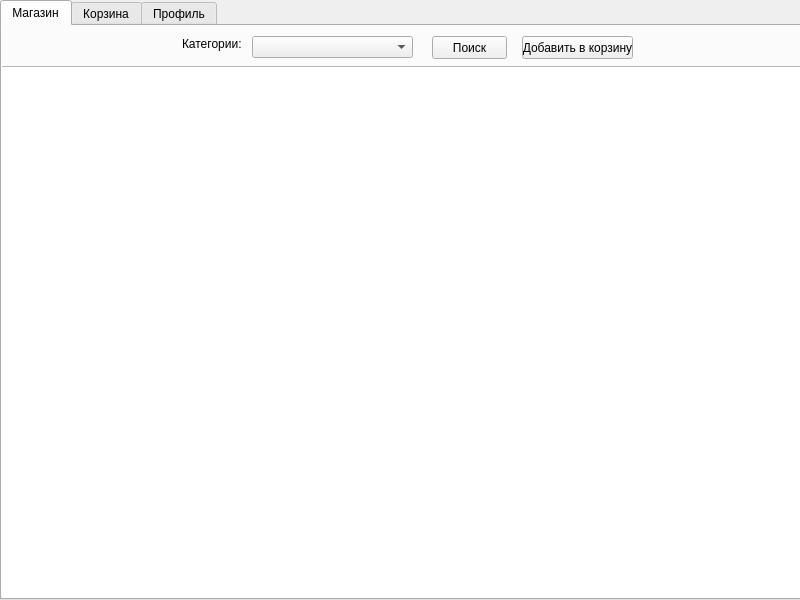
<?xml version="1.0" encoding="UTF-8"?>
<ui version="4.0">
 <class>MainWindow</class>
 <widget class="QMainWindow" name="MainWindow">
  <property name="geometry">
   <rect>
    <x>0</x>
    <y>0</y>
    <width>800</width>
    <height>600</height>
   </rect>
  </property>
  <property name="minimumSize">
   <size>
    <width>800</width>
    <height>600</height>
   </size>
  </property>
  <property name="maximumSize">
   <size>
    <width>800</width>
    <height>600</height>
   </size>
  </property>
  <property name="windowTitle">
   <string>MainWindow</string>
  </property>
  <widget class="QWidget" name="centralwidget">
   <widget class="QTabWidget" name="tabWidget">
    <property name="enabled">
     <bool>true</bool>
    </property>
    <property name="geometry">
     <rect>
      <x>0</x>
      <y>0</y>
      <width>802</width>
      <height>600</height>
     </rect>
    </property>
    <property name="currentIndex">
     <number>0</number>
    </property>
    <property name="documentMode">
     <bool>false</bool>
    </property>
    <property name="tabsClosable">
     <bool>false</bool>
    </property>
    <property name="movable">
     <bool>false</bool>
    </property>
    <widget class="QWidget" name="tab_market">
     <attribute name="title">
      <string>Магазин</string>
     </attribute>
     <widget class="QPushButton" name="btn_search">
      <property name="geometry">
       <rect>
        <x>430</x>
        <y>10</y>
        <width>75</width>
        <height>23</height>
       </rect>
      </property>
      <property name="text">
       <string>Поиск</string>
      </property>
     </widget>
     <widget class="QComboBox" name="cmb_categories">
      <property name="enabled">
       <bool>true</bool>
      </property>
      <property name="geometry">
       <rect>
        <x>250</x>
        <y>10</y>
        <width>161</width>
        <height>22</height>
       </rect>
      </property>
     </widget>
     <widget class="QTableWidget" name="tableWidget_market">
      <property name="enabled">
       <bool>true</bool>
      </property>
      <property name="geometry">
       <rect>
        <x>-1</x>
        <y>40</y>
        <width>800</width>
        <height>541</height>
       </rect>
      </property>
      <property name="acceptDrops">
       <bool>false</bool>
      </property>
      <property name="editTriggers">
       <set>QAbstractItemView::NoEditTriggers</set>
      </property>
      <property name="rowCount">
       <number>0</number>
      </property>
     </widget>
     <widget class="QLabel" name="label">
      <property name="geometry">
       <rect>
        <x>180</x>
        <y>10</y>
        <width>61</width>
        <height>16</height>
       </rect>
      </property>
      <property name="text">
       <string>Категории:</string>
      </property>
     </widget>
     <widget class="QPushButton" name="btn_add_to_basket">
      <property name="geometry">
       <rect>
        <x>520</x>
        <y>10</y>
        <width>111</width>
        <height>23</height>
       </rect>
      </property>
      <property name="text">
       <string>Добавить в корзину</string>
      </property>
     </widget>
    </widget>
    <widget class="QWidget" name="tab_basket">
     <attribute name="title">
      <string>Корзина</string>
     </attribute>
     <widget class="QTableWidget" name="tableWidget_basket">
      <property name="geometry">
       <rect>
        <x>20</x>
        <y>70</y>
        <width>511</width>
        <height>351</height>
       </rect>
      </property>
     </widget>
     <widget class="QLabel" name="label_2">
      <property name="geometry">
       <rect>
        <x>30</x>
        <y>40</y>
        <width>51</width>
        <height>16</height>
       </rect>
      </property>
      <property name="text">
       <string>Корзина:</string>
      </property>
     </widget>
     <widget class="QPushButton" name="btn_order">
      <property name="geometry">
       <rect>
        <x>550</x>
        <y>400</y>
        <width>75</width>
        <height>23</height>
       </rect>
      </property>
      <property name="text">
       <string>Оформить</string>
      </property>
     </widget>
     <widget class="QPushButton" name="btn_delete">
      <property name="geometry">
       <rect>
        <x>550</x>
        <y>360</y>
        <width>75</width>
        <height>23</height>
       </rect>
      </property>
      <property name="text">
       <string>Удалить</string>
      </property>
     </widget>
     <widget class="QPushButton" name="btn_reset">
      <property name="geometry">
       <rect>
        <x>550</x>
        <y>320</y>
        <width>75</width>
        <height>23</height>
       </rect>
      </property>
      <property name="text">
       <string>Сбросить</string>
      </property>
     </widget>
     <widget class="QLabel" name="label_3">
      <property name="geometry">
       <rect>
        <x>20</x>
        <y>440</y>
        <width>47</width>
        <height>13</height>
       </rect>
      </property>
      <property name="text">
       <string>Итого:</string>
      </property>
     </widget>
     <widget class="QLineEdit" name="lineEdit_total">
      <property name="geometry">
       <rect>
        <x>80</x>
        <y>440</y>
        <width>113</width>
        <height>20</height>
       </rect>
      </property>
      <property name="readOnly">
       <bool>true</bool>
      </property>
     </widget>
    </widget>
    <widget class="QWidget" name="tab_profile">
     <attribute name="title">
      <string>Профиль</string>
     </attribute>
     <widget class="QLabel" name="label_4">
      <property name="geometry">
       <rect>
        <x>30</x>
        <y>30</y>
        <width>47</width>
        <height>13</height>
       </rect>
      </property>
      <property name="text">
       <string>Имя:</string>
      </property>
     </widget>
     <widget class="QLineEdit" name="lineEdit_name">
      <property name="geometry">
       <rect>
        <x>140</x>
        <y>30</y>
        <width>113</width>
        <height>20</height>
       </rect>
      </property>
      <property name="readOnly">
       <bool>true</bool>
      </property>
     </widget>
     <widget class="QLabel" name="label_5">
      <property name="geometry">
       <rect>
        <x>30</x>
        <y>70</y>
        <width>101</width>
        <height>16</height>
       </rect>
      </property>
      <property name="text">
       <string>Банковская карта:</string>
      </property>
     </widget>
     <widget class="QLineEdit" name="lineEdit_card">
      <property name="geometry">
       <rect>
        <x>140</x>
        <y>70</y>
        <width>113</width>
        <height>20</height>
       </rect>
      </property>
      <property name="readOnly">
       <bool>true</bool>
      </property>
     </widget>
     <widget class="QPushButton" name="btn_link_card">
      <property name="geometry">
       <rect>
        <x>270</x>
        <y>70</y>
        <width>75</width>
        <height>23</height>
       </rect>
      </property>
      <property name="text">
       <string>Привязать</string>
      </property>
     </widget>
     <widget class="QLabel" name="label_6">
      <property name="geometry">
       <rect>
        <x>30</x>
        <y>110</y>
        <width>91</width>
        <height>16</height>
       </rect>
      </property>
      <property name="text">
       <string>Номер телефона:</string>
      </property>
     </widget>
     <widget class="QLineEdit" name="lineEdit_phone">
      <property name="geometry">
       <rect>
        <x>140</x>
        <y>110</y>
        <width>113</width>
        <height>20</height>
       </rect>
      </property>
      <property name="readOnly">
       <bool>true</bool>
      </property>
     </widget>
     <widget class="QPushButton" name="btn_link_phone">
      <property name="geometry">
       <rect>
        <x>270</x>
        <y>110</y>
        <width>75</width>
        <height>23</height>
       </rect>
      </property>
      <property name="text">
       <string>Привязать</string>
      </property>
     </widget>
    </widget>
   </widget>
  </widget>
 </widget>
 <resources/>
 <connections/>
</ui>
